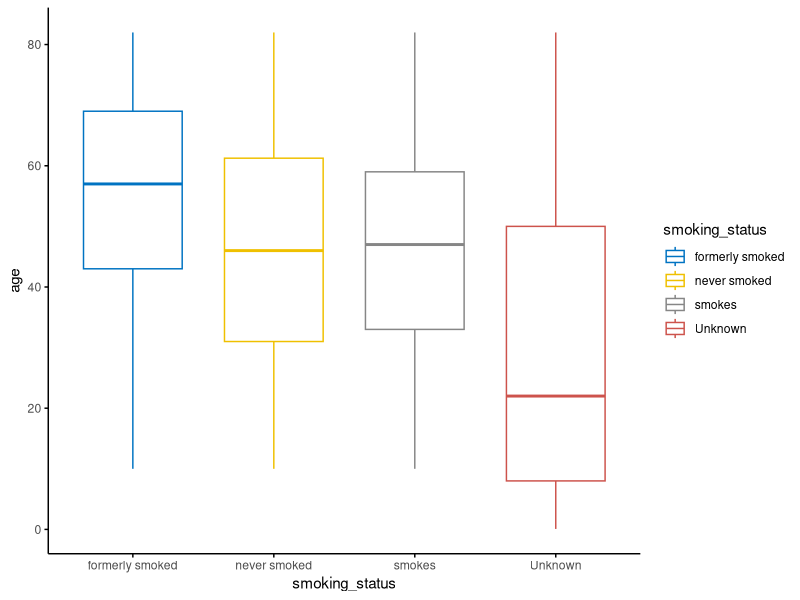
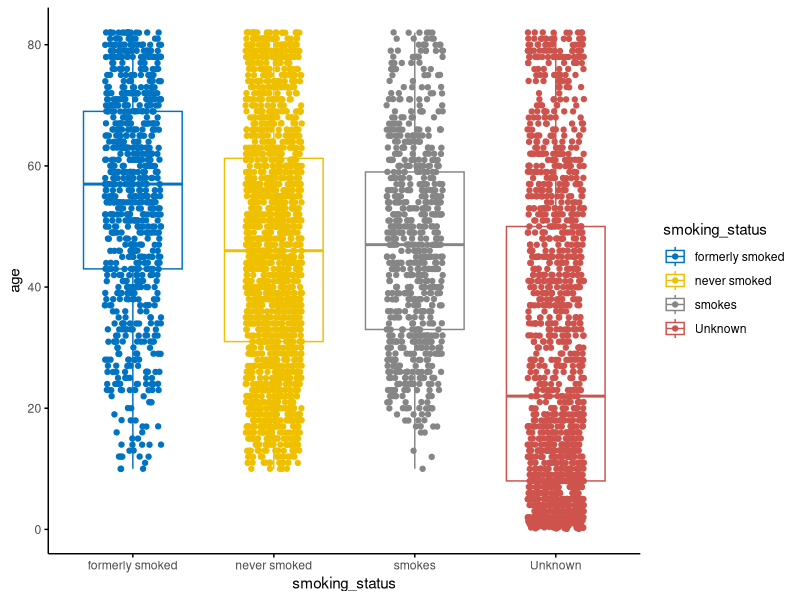

R code for these plots, in order:
# read in the data frame
df <- read.table("data/stroke-data.csv", sep=",", header=T)

# load the library for plots
library(ggpubr)

# make boxplot
ggboxplot(df, 
          x="smoking_status", 
          y="age", 
          palette = "jco", 
          color = "smoking_status", 
          ggtheme = theme_classic())

# add original datapoints
ggboxplot(df,
          x="smoking_status",
          y="age",
          palette="jco",
          color="smoking_status",
          ggtheme=theme_classic(),
          add=c("jitter","boxplot"), 
          size = 0.01)